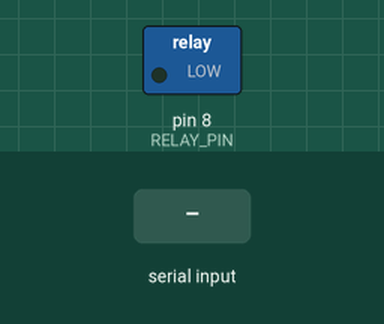
Bench run of a sketch on a simulated Arduino Uno, built with avr-gcc and run on an emulated ATmega328P. Parts: switched loads named in the sketch (green lamp = pin HIGH). Dashed ring = blinking. The inputs (shaded band) are chosen by the test bench.

Above: at 1.2 s.
1.3 s: "1" received over Serial
At 2.7 s:
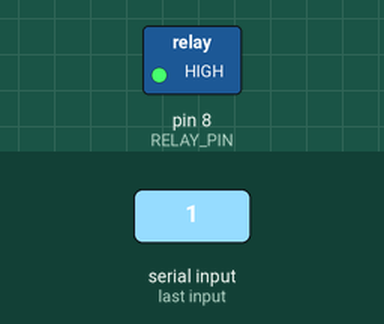
Timing chart, 0 to 8.3 s (numbered marks = the images above; inputs shaded):
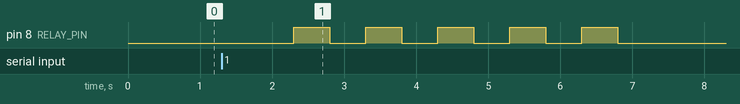

The sketch:

electrical.relay.pythoncontroltest.ino
```cpp
#define RELAY_PIN 8

void setup() {
  Serial.begin(9600);
  // initialize digital pin RELAY_PIN as an output.
  pinMode(RELAY_PIN, OUTPUT);
}

// the loop function runs over and over again forever
void loop() {
  if (Serial.available() > 0){
    String msg = Serial.readString();

    if (msg == "ON"){
      digitalWrite(RELAY_PIN, HIGH);
    }
    else if (msg == "OFF"){
      digitalWrite(RELAY_PIN, LOW);
    }
    else{
      for (int i=0; i <5; i++){
        digitalWrite(RELAY_PIN, HIGH);   // turn the RELAY on
        delay(500);                     // wait for a second
        digitalWrite(RELAY_PIN, LOW);    // turn the RELAY off
        delay(500);                     // wait for a second
      }
    }
  }
}
```

Measured:
- after the input at 1.3 s, pin 8 (RELAY_PIN): alternates HIGH for 0.50 s and LOW for 0.50 s, 10 changes in all, then stays LOW, starting after 1.0 s
